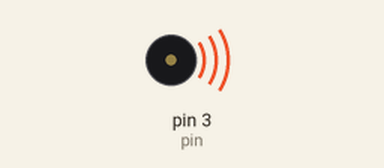
Recording of a sketch running on a simulated Arduino Uno, built with avr-gcc and run on an emulated ATmega328P. Shown: buzzer (waves = sounding).

Above: at 0.2 s.
At 33.9 s:
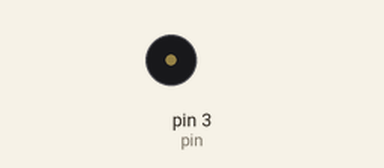
Timing chart, 0 to 36.1 s (numbered marks = the images above):
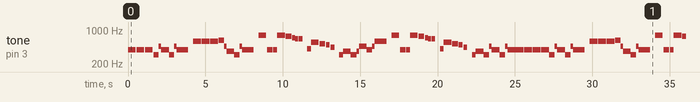

Measured:
- by itself, tone on pin 3 (pin): plays 392 Hz for 0.50 s, 392 Hz for 0.50 s, 392 Hz for 0.50 s, 311 Hz for 0.35 s, 466 Hz for 0.15 s, 392 Hz for 0.50 s … (302 notes in this stretch)

The sketch:

Star_Wars_all.ino
```cpp
byte pin = 3;
//Notas musicales
int Eb4 = 311;
int Gb4 = 370;
int G4 = 392;
int Ab4 = 415;
int La4 = 440;
int Bb4 = 466;
int Cb5 = 494;
int C5 = 523;
int Db5 = 554;
int D5 = 587;
int Eb5 = 622;
int E5 = 659;
int F5 = 698;
int Gb5 = 740;
int G5 = 784;

void setup() {
  pinMode(pin,OUTPUT);
}

void stepPause50()  {
  noTone(pin);
  delay(50);
}

void stepPause320()  {
  noTone(pin);
  delay(320);
}
void estrofa1() {
  tone(pin,G4);
  delay(500);
  stepPause50();
  tone(pin,G4);
  delay(500);
  stepPause50();
  tone(pin,G4);
  delay(500);
  stepPause50();
  tone(pin,Eb4);
  delay(350);
  tone(pin,Bb4);
  delay(150);
  tone(pin,G4);
  delay(500);
  tone(pin,Eb4);
  delay(350);
  tone(pin,Bb4);
  delay(150);
  tone(pin,G4);
  delay(750);
  stepPause320();
}

void estrofa2() {
  tone(pin,D5);
  delay(500);
  stepPause50();
  tone(pin,D5);
  delay(500);
  stepPause50();
  tone(pin,D5);
  delay(500);
  stepPause50();
  tone(pin,Eb5);
  delay(350);
  tone(pin,Bb4);
  delay(150);
  tone(pin,Gb4);
  delay(500);
  tone(pin,Eb4);
  delay(350);
  tone(pin,Bb4);
  delay(150);
  tone(pin,G4);
  delay(750);
  stepPause320();
}

void coro() {
  tone(pin,G5);
  delay(500);
  stepPause50();
  tone(pin,G4);
  delay(360);
  stepPause50();
  tone(pin,G4);
  delay(250);
  tone(pin,G5);
  delay(500);
  stepPause50();
  tone(pin,Gb5);
  delay(370);
  stepPause50();
  tone(pin,F5);
  delay(188);
  tone(pin,E5);
  delay(188);
  noTone(pin);
  delay(30);
  tone(pin,E5);
  delay(250);
  noTone(pin);
  delay(300);
  tone(pin,Ab4);
  delay(250);
  tone(pin,Db5);
  delay(500);
  stepPause50();
  tone(pin,C5);
  delay(370);
  stepPause50();
  tone(pin,Cb5);
  delay(250);
  stepPause50();
  tone(pin,La4);
  delay(250);
  noTone(pin);
  delay(300);
  tone(pin,Eb4);
  delay(250);
  tone(pin,Gb4);
  delay(500);
  tone(pin,Eb4);
  delay(370);
}

void estrofa3() {
  coro();
  tone(pin,Gb4);
  delay(160);
  tone(pin,Bb4);
  delay(500);
  tone(pin,G4);
  delay(370);
  tone(pin,Bb4);
  delay(160);
  tone(pin,D5);
  delay(750);
  stepPause320();
}

void estrofa4() {
  coro();
  tone(pin,Bb4);
  delay(160);
  tone(pin,G4);
  delay(500);
  tone(pin,Eb4);
  delay(370);
  tone(pin,Bb4);
  delay(160);
  tone(pin,G4);
  delay(1020);
  stepPause50();
  tone(pin,G4);
  delay(500);
  stepPause50();
  tone(pin,G4);
  delay(500);
  stepPause50();
  tone(pin,G4);
  delay(500);
   tone(pin,Eb4);
  delay(370);
   tone(pin,Bb4);
  delay(160);
   tone(pin,G4);
  delay(500);
   tone(pin,Eb4);
  delay(370);
   tone(pin,Bb4);
  delay(160);
   tone(pin,G4);
  delay(750);
  stepPause320();
}

void loop() {
  estrofa1();
  estrofa2();
  estrofa3();
  estrofa4();
  estrofa2();
  estrofa3();
  estrofa4();
}
```
